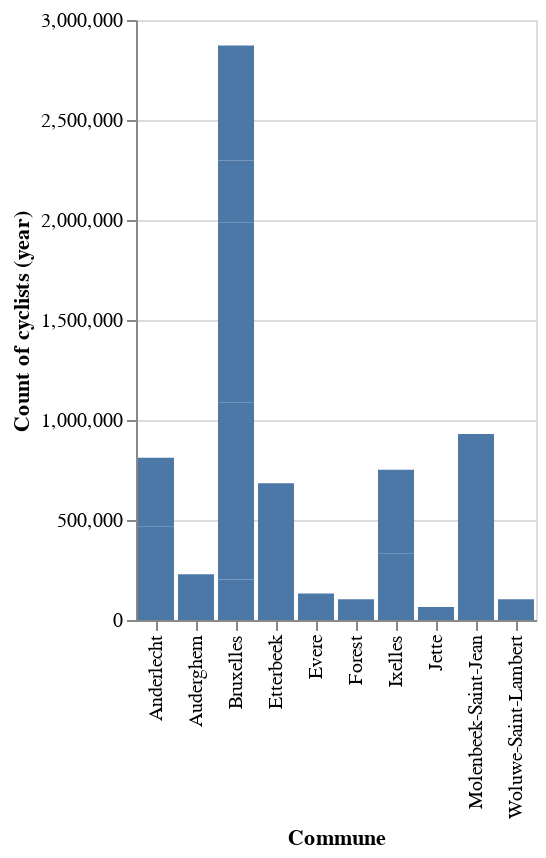

Notebook cell for this chart:
### Code cell
import altair as alt

# Basic bar chart
alt.Chart(df).mark_bar().encode(
    alt.X("commune").title("Commune"),
    alt.Y("data_year_cnt").title("Count of cyclists (year)")
)

### Figure 1 — Vega-Lite specification as saved in the notebook (floating-point values rounded to 4 significant figures)
{"config": {"view": {"continuousWidth": 300, "continuousHeight": 300}}, "data": {"name": "data-3abaeb0811a682c7978d8aa94abc04d6"}, "mark": {"type": "bar"}, "encoding": {"x": {"field": "commune", "title": "Commune", "type": "nominal"}, "y": {"field": "data_year_cnt", "title": "Count of cyclists (year)", "type": "quantitative"}}, "$schema": "https://vega.github.io/schema/vega-lite/v5.20.1.json", "datasets": {"data-3abaeb0811a682c7978d8aa94abc04d6": [{"id": "device.CB1599", "feature": "CB1599", "active": "Active", "requestdate": "2025-07-01T13:15:01+00:00", "data_cnt_time": "2025-07-01T13:14:01+00:00", "data_hour_cnt": 13, "data_day_cnt": 918, "data_year_cnt": 202227, "adresse_fr": "Avenue Franklin Rooseveltlaan 48", "adresse_nl": "Franklin Rooseveltlaan 48", "code_postal": 1000, "commune": "Bruxelles", "gemeente": "Brussel", "lane_schema": "https://data.mobility.brussels/media/-", "picture_1": "https://data.mobility.brussels/media/-", "google_maps": "https://www.google.com/maps/search/?api=1&query=50.81240800253699%2C4.379253995899753", "google_street_view": "https://www.google.com/maps/@?api=1&map_action=pano&viewpoint=50.81240800253699%2C4.379253995899753", "geo_point_2d": {"lon": 4.379, "lat": 50.81}}, {"id": "device.CEK18", "feature": "CEK18", "active": "Active", "requestdate": "2025-07-01T13:15:09+00:00", "data_cnt_time": "2025-07-01T13:15:02+00:00", "data_hour_cnt": 11, "data_day_cnt": 1788, "data_year_cnt": 274755, "adresse_fr": "Avenue de Tervueren 28", "adresse_nl": "Tervurenlaan 28", "code_postal": 1040, "commune": "Etterbeek", "gemeente": "Etterbeek", "lane_schema": "https://data.mobility.brussels/media/bike/count/CEK18_2b5bdc3c-dc0c-4177-9a0b-870092700400.png", "picture_1": "https://data.mobility.brussels/media/bike/count/CEK18_5327032b-d3a1-4a9f-9029-3e40a789d27c.jpg", "google_maps": "https://www.google.com/maps/search/?api=1&query=50.83920000253155%2C4.400258995897405", "google_street_view": "https://www.google.com/maps/@?api=1&map_action=pano&viewpoint=50.83920000253155%2C4.400258995897405", "geo_point_2d": {"lon": 4.4, "lat": 50.84}}, {"id": "device.CEV011", "feature": "CEV011", "active": "Active", "requestdate": "2025-07-01T13:15:23+00:00", "data_cnt_time": "2025-07-01T13:15:02+00:00", "data_hour_cnt": 8, "data_day_cnt": 758, "data_year_cnt": 132267, "adresse_fr": "Avenue Léopold III / Avenue des Loisirs", "adresse_nl": "Leopold III laan thv Vrijetijdslaan", "code_postal": 1140, "commune": "Evere", "gemeente": "Evere", "lane_schema": "https://data.mobility.brussels/media/bike/count/CEV011_8e833f48-e4b2-4407-988c-13dded674594.png", "picture_1": "https://data.mobility.brussels/media/bike/count/CEV011_649dcdfd-ba82-4668-a358-2814f8df83c1.jpg", "google_maps": "https://www.google.com/maps/search/?api=1&query=50.86692100252375%2C4.402934995899683", "google_street_view": "https://www.google.com/maps/@?api=1&map_action=pano&viewpoint=50.86692100252375%2C4.402934995899683", "geo_point_2d": {"lon": 4.403, "lat": 50.87}}, {"id": "device.CVT387", "feature": "CVT387", "active": "Active", "requestdate": "2025-07-01T13:15:26+00:00", "data_cnt_time": "2025-07-01T13:15:02+00:00", "data_hour_cnt": 16, "data_day_cnt": 532, "data_year_cnt": 103651, "adresse_fr": "rue de Hal 164", "adresse_nl": "Hallestraat 164", "code_postal": 1190, "commune": "Forest", "gemeente": "Vorst", "lane_schema": "https://data.mobility.brussels/media/bike/count/CVT387_ddf46b8d-ddf3-4c6e-9541-e5cd6f5d9a41.png", "picture_1": "https://data.mobility.brussels/media/bike/count/CVT387_e9fd4bd2-9103-4d07-bcad-40b3020496fe.jpg", "google_maps": "https://www.google.com/maps/search/?api=1&query=50.805366002531436%2C4.311588995915708", "google_street_view": "https://www.google.com/maps/@?api=1&map_action=pano&viewpoint=50.805366002531436%2C4.311588995915708", "geo_point_2d": {"lon": 4.312, "lat": 50.81}}, {"id": "device.CLW239", "feature": "CLW239", "active": "Active", "requestdate": "2025-07-01T13:15:28+00:00", "data_cnt_time": "2025-07-01T13:15:02+00:00", "data_hour_cnt": 16, "data_day_cnt": 412, "data_year_cnt": 104177, "adresse_fr": "Boulevard de la Woluwe 34", "adresse_nl": "Woluwelaan 34", "code_postal": 1200, "commune": "Woluwe-Saint-Lambert", "gemeente": "Sint-Lambrechts-Woluwe", "lane_schema": "https://data.mobility.brussels/media/-", "picture_1": "https://data.mobility.brussels/media/-", "google_maps": "https://www.google.com/maps/search/?api=1&query=50.83799800253579%2C4.4348299958887285", "google_street_view": "https://www.google.com/maps/@?api=1&map_action=pano&viewpoint=50.83799800253579%2C4.4348299958887285", "geo_point_2d": {"lon": 4.435, "lat": 50.84}}, {"id": "device.CB1101", "feature": "CB1101", "active": "Active", "requestdate": "2025-07-01T13:15:29+00:00", "data_cnt_time": "2025-07-01T13:15:02+00:00", "data_hour_cnt": 68, "data_day_cnt": 4173, "data_year_cnt": 886406, "adresse_fr": "Avenue des Arts 26", "adresse_nl": "Kunstlaan 26", "code_postal": 1000, "commune": "Bruxelles", "gemeente": "Brussel", "lane_schema": "https://data.mobility.brussels/media/bike/count/CB1101_575ec0a4-a691-43b4-858c-e0a2523d4570.png", "picture_1": "https://data.mobility.brussels/media/bike/count/CB1101_fa41fd2a-aa89-46e0-8b79-f345b7fb0df9.jpg", "google_maps": "https://www.google.com/maps/search/?api=1&query=50.84534100252618%2C4.36858299590588", "google_street_view": "https://www.google.com/maps/@?api=1&map_action=pano&viewpoint=50.84534100252618%2C4.36858299590588", "geo_point_2d": {"lon": 4.369, "lat": 50.85}}, {"id": "device.CEK31", "feature": "CEK31", "active": "Active", "requestdate": "2025-07-01T13:15:07+00:00", "data_cnt_time": "2025-07-01T13:15:02+00:00", "data_hour_cnt": 21, "data_day_cnt": 2038, "data_year_cnt": 409451, "adresse_fr": "Avenue des Nerviens 135", "adresse_nl": "Nerviërslaan 135", "code_postal": 1040, "commune": "Etterbeek", "gemeente": "Etterbeek", "lane_schema": "https://data.mobility.brussels/media/bike/count/CEK31_56d3d5af-5ef9-4dfe-99da-da3ed9120beb.png", "picture_1": "https://data.mobility.brussels/media/bike/count/CEK31_307dd928-9e37-4e00-9a92-38c81d0471d7.jpg", "google_maps": "https://www.google.com/maps/search/?api=1&query=50.83818200253104%2C4.393037995899081", "google_street_view": "https://www.google.com/maps/@?api=1&map_action=pano&viewpoint=50.83818200253104%2C4.393037995899081", "geo_point_2d": {"lon": 4.393, "lat": 50.84}}, {"id": "device.CB2105", "feature": "CB2105", "active": "Active", "requestdate": "2025-07-01T13:15:17+00:00", "data_cnt_time": "2025-07-01T13:15:02+00:00", "data_hour_cnt": 48, "data_day_cnt": 1647, "data_year_cnt": 465986, "adresse_fr": "Boulevard Poincaré 75", "adresse_nl": "Poincarélaan 75", "code_postal": 1070, "commune": "Anderlecht", "gemeente": "Anderlecht", "lane_schema": "https://data.mobility.brussels/media/bike/count/CB2105_2a8aa9ff-bf28-45ba-993f-b56655057837.png", "picture_1": "https://data.mobility.brussels/media/bike/count/CB2105_b58c98f8-9d29-4b06-89fd-32eff6324e52.jpg", "google_maps": "https://www.google.com/maps/search/?api=1&query=50.84048000252439%2C4.340009995912418", "google_street_view": "https://www.google.com/maps/@?api=1&map_action=pano&viewpoint=50.84048000252439%2C4.340009995912418", "geo_point_2d": {"lon": 4.34, "lat": 50.84}}, {"id": "device.COM205", "feature": "COM205", "active": "Active", "requestdate": "2025-07-01T13:15:24+00:00", "data_cnt_time": "2025-07-01T13:15:02+00:00", "data_hour_cnt": 22, "data_day_cnt": 788, "data_year_cnt": 229223, "adresse_fr": "Boulevard du Souverain 213", "adresse_nl": "Vorstlaan 213", "code_postal": 1160, "commune": "Auderghem", "gemeente": "Oudergem", "lane_schema": "https://data.mobility.brussels/media/bike/count/COM205_9e247756-9a71-428e-b012-cf6d5e29d16e.png", "picture_1": "https://data.mobility.brussels/media/bike/count/COM205_b5315ecf-cf48-4cf9-8cee-50b7a9a5eaee.jpg", "google_maps": "https://www.google.com/maps/search/?api=1&query=50.82029000254048%2C4.430120995888016", "google_street_view": "https://www.google.com/maps/@?api=1&map_action=pano&viewpoint=50.82029000254048%2C4.430120995888016", "geo_point_2d": {"lon": 4.43, "lat": 50.82}}, {"id": "device.CAT17", "feature": "CAT17", "active": "Active", "requestdate": "2025-07-01T13:15:15+00:00", "data_cnt_time": "2025-07-01T13:15:02+00:00", "data_hour_cnt": 46, "data_day_cnt": 1436, "data_year_cnt": 345431, "adresse_fr": "Quai de Veeweyde 11", "adresse_nl": "Veeweidekaai 11", "code_postal": 1070, "commune": "Anderlecht", "gemeente": "Anderlecht", "lane_schema": "https://data.mobility.brussels/media/bike/count/CAT17_6b8e7a01-cc38-4d06-9a4d-3d4ece53a578.png", "picture_1": "https://data.mobility.brussels/media/bike/count/CAT17_517a19f8-a282-4477-9375-fdbb513d4242.jpg", "google_maps": "https://www.google.com/maps/search/?api=1&query=50.820621002525904%2C4.301991995919691", "google_street_view": "https://www.google.com/maps/@?api=1&map_action=pano&viewpoint=50.820621002525904%2C4.301991995919691", "geo_point_2d": {"lon": 4.302, "lat": 50.82}}, {"id": "device.CB1142", "feature": "CB1142", "active": "Active", "requestdate": "2025-07-01T13:15:31+00:00", "data_cnt_time": "2025-07-01T13:15:02+00:00", "data_hour_cnt": 79, "data_day_cnt": 5081, "data_year_cnt": 897231, "adresse_fr": "Rue de la Loi 130", "adresse_nl": "Wetstraat 130", "code_postal": 1000, "commune": "Bruxelles", "gemeente": "Brussel", "lane_schema": "https://data.mobility.brussels/media/bike/count/CB1142_1575865b-d1a2-44a4-8368-a761ababe645.png", "picture_1": "https://data.mobility.brussels/media/bike/count/CB1142_bab13180-fa9e-4798-84ad-4ef56e1771e2.jpg", "google_maps": "https://www.google.com/maps/search/?api=1&query=50.843570002527876%2C4.378737995903186", "google_street_view": "https://www.google.com/maps/@?api=1&map_action=pano&viewpoint=50.843570002527876%2C4.378737995903186", "geo_point_2d": {"lon": 4.379, "lat": 50.84}}, {"id": "device.CB1143", "feature": "CB1143", "active": "Active", "requestdate": "2025-07-01T13:15:34+00:00", "data_cnt_time": "2025-07-01T13:15:02+00:00", "data_hour_cnt": 0, "data_day_cnt": 1, "data_year_cnt": 123685, "adresse_fr": "Rue de la Loi 145", "adresse_nl": "Wetstraat 145", "code_postal": 1000, "commune": "Bruxelles", "gemeente": "Brussel", "lane_schema": "https://data.mobility.brussels/media/bike/count/CB1143_6219453d-0939-42e1-a89a-d9dbca049241.png", "picture_1": "https://data.mobility.brussels/media/bike/count/CB1143_8d3dad6e-7079-4b98-b4fa-724e55348f2f.jpg", "google_maps": "https://www.google.com/maps/search/?api=1&query=50.84337000252792%2C4.378813995903146", "google_street_view": "https://www.google.com/maps/@?api=1&map_action=pano&viewpoint=50.84337000252792%2C4.378813995903146", "geo_point_2d": {"lon": 4.379, "lat": 50.84}}, {"id": "device.CEE016", "feature": "CEE016", "active": "Active", "requestdate": "2025-07-01T13:15:11+00:00", "data_cnt_time": "2025-07-01T13:15:02+00:00", "data_hour_cnt": 24, "data_day_cnt": 1053, "data_year_cnt": 330631, "adresse_fr": "Avenue Général Jacques 210", "adresse_nl": "Generaal Jacqueslaan 210", "code_postal": 1050, "commune": "Ixelles", "gemeente": "Elsene", "lane_schema": "https://data.mobility.brussels/media/bike/count/CEE016_b88fd8d3-3dc9-447f-984f-c367c5dde2db.png", "picture_1": "https://data.mobility.brussels/media/-", "google_maps": "https://www.google.com/maps/search/?api=1&query=50.82137600253522%2C4.386718995898861", "google_street_view": "https://www.google.com/maps/@?api=1&map_action=pano&viewpoint=50.82137600253522%2C4.386718995898861", "geo_point_2d": {"lon": 4.387, "lat": 50.82}}, {"id": "device.CJE181", "feature": "CJE181", "active": "Active", "requestdate": "2025-07-01T13:15:21+00:00", "data_cnt_time": "2025-07-01T13:15:02+00:00", "data_hour_cnt": 2, "data_day_cnt": 168, "data_year_cnt": 65277, "adresse_fr": "Avenue de l'Exposition", "adresse_nl": "Tentoonstellingslaan", "code_postal": 1090, "commune": "Jette", "gemeente": "Jette", "lane_schema": "https://data.mobility.brussels/media/bike/count/CJE181_a2d4d7bb-c949-4a52-8519-00bef7ccd4c6.png", "picture_1": "https://data.mobility.brussels/media/-", "google_maps": "https://www.google.com/maps/search/?api=1&query=50.88029700251005%2C4.315713995922622", "google_street_view": "https://www.google.com/maps/@?api=1&map_action=pano&viewpoint=50.88029700251005%2C4.315713995922622", "geo_point_2d": {"lon": 4.316, "lat": 50.88}}, {"id": "device.CB1699", "feature": "CB1699", "active": "Active", "requestdate": "2025-07-01T13:15:32+00:00", "data_cnt_time": "2025-07-01T13:15:02+00:00", "data_hour_cnt": 19, "data_day_cnt": 712, "data_year_cnt": 188085, "adresse_fr": "Avenue Franklin Roosevelt 19", "adresse_nl": "Franklin Rooseveltlaan 19", "code_postal": 1000, "commune": "Bruxelles", "gemeente": "Brussel", "lane_schema": "https://data.mobility.brussels/media/bike/count/CB1699_1c7fe9e3-164b-417d-af8b-3cc4cf6cf6dd.png", "picture_1": "https://data.mobility.brussels/media/bike/count/CB1699_9035bcd8-253a-46f3-9284-8fe6ca760f5c.jpg", "google_maps": "https://www.google.com/maps/search/?api=1&query=50.81228000253699%2C4.378799995899851", "google_street_view": "https://www.google.com/maps/@?api=1&map_action=pano&viewpoint=50.81228000253699%2C4.378799995899851", "geo_point_2d": {"lon": 4.379, "lat": 50.81}}, {"id": "device.CB02411", "feature": "CB02411", "active": "Active", "requestdate": "2025-07-01T13:15:05+00:00", "data_cnt_time": "2025-07-01T13:15:02+00:00", "data_hour_cnt": 70, "data_day_cnt": 2725, "data_year_cnt": 574851, "adresse_fr": "Chaussée de Vilvorde", "adresse_nl": "Vilvoordsesteenweg", "code_postal": 1020, "commune": "Bruxelles", "gemeente": "Brussel", "lane_schema": "https://data.mobility.brussels/media/bike/count/CB02411_d048e4a0-ab43-4b42-af71-90492a9003b4.png", "picture_1": "https://data.mobility.brussels/media/bike/count/CB02411_aa4aea5f-7f45-46c1-a4d8-3c7583cd7182.jpg", "google_maps": "https://www.google.com/maps/search/?api=1&query=50.88185000251615%2C4.373960995908418", "google_street_view": "https://www.google.com/maps/@?api=1&map_action=pano&viewpoint=50.88185000251615%2C4.373960995908418", "geo_point_2d": {"lon": 4.374, "lat": 50.88}}, {"id": "device.CEK049", "feature": "CEK049", "active": "Active", "requestdate": "2025-07-01T13:15:14+00:00", "data_cnt_time": "2025-07-01T13:15:02+00:00", "data_hour_cnt": 30, "data_day_cnt": 1650, "data_year_cnt": 420005, "adresse_fr": "Boulevard Général Jacques (VUB)", "adresse_nl": "Generaal Jacqueslaan (VUB)", "code_postal": 1050, "commune": "Ixelles", "gemeente": "Elsene", "lane_schema": "https://data.mobility.brussels/media/bike/count/CEK049_88f8d1cb-6353-478c-b9bc-4f94acc5af24.png", "picture_1": "https://data.mobility.brussels/media/bike/count/CEK049_147fb09f-e7b3-4bf7-90f8-e486685b90ed.jpg", "google_maps": "https://www.google.com/maps/search/?api=1&query=50.82448000253513%2C4.393892995897416", "google_street_view": "https://www.google.com/maps/@?api=1&map_action=pano&viewpoint=50.82448000253513%2C4.393892995897416", "geo_point_2d": {"lon": 4.394, "lat": 50.82}}, {"id": "device.CJM90", "feature": "CJM90", "active": "Active", "requestdate": "2025-07-01T13:15:19+00:00", "data_cnt_time": "2025-07-01T13:15:02+00:00", "data_hour_cnt": 61, "data_day_cnt": 3183, "data_year_cnt": 930034, "adresse_fr": "Quai des Charbonnages 8", "adresse_nl": "Koolmijnenkaai 8", "code_postal": 1080, "commune": "Molenbeek-Saint-Jean", "gemeente": "Sint-Jans-Molenbeek", "lane_schema": "https://data.mobility.brussels/media/bike/count/CJM90_8c884c9c-16ca-4e68-b132-6e24c188919a.png", "picture_1": "https://data.mobility.brussels/media/bike/count/CJM90_b0f210c6-ad1c-4f87-8703-a73b84d6bb00.jpg", "google_maps": "https://www.google.com/maps/search/?api=1&query=50.8536300025207%2C4.341239995913506", "google_street_view": "https://www.google.com/maps/@?api=1&map_action=pano&viewpoint=50.8536300025207%2C4.341239995913506", "geo_point_2d": {"lon": 4.341, "lat": 50.85}}]}}
